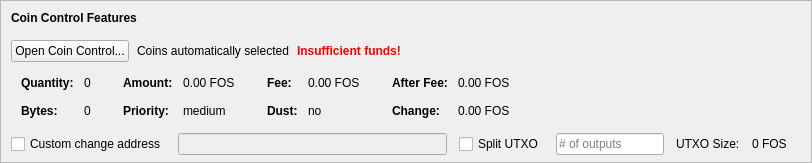
    <widget class="QFrame" name="frameCoinControl">
     <property name="sizePolicy">
      <sizepolicy hsizetype="Expanding" vsizetype="Expanding">
       <horstretch>0</horstretch>
       <verstretch>0</verstretch>
      </sizepolicy>
     </property>
     <property name="maximumSize">
      <size>
       <width>16777215</width>
       <height>16777215</height>
      </size>
     </property>
     <property name="frameShape">
      <enum>QFrame::StyledPanel</enum>
     </property>
     <property name="frameShadow">
      <enum>QFrame::Sunken</enum>
     </property>
     <layout class="QVBoxLayout" name="verticalLayoutCoinControl2">
      <property name="spacing">
       <number>0</number>
      </property>
      <property name="leftMargin">
       <number>0</number>
      </property>
      <property name="topMargin">
       <number>0</number>
      </property>
      <property name="rightMargin">
       <number>0</number>
      </property>
      <property name="bottomMargin">
       <number>6</number>
      </property>
      <item>
       <layout class="QVBoxLayout" name="verticalLayoutCoinControl" stretch="0,0,0,0,1">
        <property name="spacing">
         <number>0</number>
        </property>
        <property name="leftMargin">
         <number>10</number>
        </property>
        <property name="topMargin">
         <number>10</number>
        </property>
        <item>
         <layout class="QHBoxLayout" name="horizontalLayoutCoinControl1">
          <property name="bottomMargin">
           <number>15</number>
          </property>
          <item>
           <widget class="QLabel" name="labelCoinControlFeatures">
            <property name="sizePolicy">
             <sizepolicy hsizetype="Preferred" vsizetype="Maximum">
              <horstretch>0</horstretch>
              <verstretch>0</verstretch>
             </sizepolicy>
            </property>
            <property name="font">
             <font>
              <weight>75</weight>
              <bold>true</bold>
             </font>
            </property>
            <property name="styleSheet">
             <string notr="true">font-weight:bold;</string>
            </property>
            <property name="text">
             <string>Coin Control Features</string>
            </property>
           </widget>
          </item>
         </layout>
        </item>
        <item>
         <layout class="QHBoxLayout" name="horizontalLayoutCoinControl2" stretch="0,0,0,0">
          <property name="spacing">
           <number>8</number>
          </property>
          <property name="bottomMargin">
           <number>10</number>
          </property>
          <item>
           <widget class="QPushButton" name="pushButtonCoinControl">
            <property name="styleSheet">
             <string notr="true"/>
            </property>
            <property name="text">
             <string>Open Coin Control...</string>
            </property>
            <property name="autoDefault">
             <bool>false</bool>
            </property>
           </widget>
          </item>
          <item>
           <widget class="QLabel" name="labelCoinControlAutomaticallySelected">
            <property name="text">
             <string>Coins automatically selected</string>
            </property>
            <property name="margin">
             <number>5</number>
            </property>
           </widget>
          </item>
          <item>
           <widget class="QLabel" name="labelCoinControlInsuffFunds">
            <property name="font">
             <font>
              <weight>75</weight>
              <bold>true</bold>
             </font>
            </property>
            <property name="styleSheet">
             <string notr="true">color:red;font-weight:bold;</string>
            </property>
            <property name="text">
             <string>Insufficient funds!</string>
            </property>
            <property name="margin">
             <number>5</number>
            </property>
           </widget>
          </item>
          <item>
           <spacer name="horizontalSpacerCoinControl">
            <property name="orientation">
             <enum>Qt::Horizontal</enum>
            </property>
            <property name="sizeHint" stdset="0">
             <size>
              <width>40</width>
              <height>1</height>
             </size>
            </property>
           </spacer>
          </item>
         </layout>
        </item>
        <item>
         <widget class="QWidget" name="widgetCoinControl" native="true">
          <property name="sizePolicy">
           <sizepolicy hsizetype="Preferred" vsizetype="Preferred">
            <horstretch>0</horstretch>
            <verstretch>0</verstretch>
           </sizepolicy>
          </property>
          <property name="minimumSize">
           <size>
            <width>0</width>
            <height>0</height>
           </size>
          </property>
          <property name="styleSheet">
           <string notr="true"/>
          </property>
          <layout class="QHBoxLayout" name="horizontalLayoutCoinControl5">
           <property name="leftMargin">
            <number>0</number>
           </property>
           <property name="topMargin">
            <number>0</number>
           </property>
           <property name="rightMargin">
            <number>0</number>
           </property>
           <property name="bottomMargin">
            <number>0</number>
           </property>
           <item>
            <layout class="QHBoxLayout" name="horizontalLayoutCoinControl3" stretch="0,0,0,1">
             <property name="spacing">
              <number>20</number>
             </property>
             <property name="topMargin">
              <number>0</number>
             </property>
             <property name="bottomMargin">
              <number>10</number>
             </property>
             <item>
              <layout class="QFormLayout" name="formLayoutCoinControl1">
               <property name="horizontalSpacing">
                <number>10</number>
               </property>
               <property name="verticalSpacing">
                <number>14</number>
               </property>
               <property name="leftMargin">
                <number>10</number>
               </property>
               <property name="topMargin">
                <number>4</number>
               </property>
               <property name="rightMargin">
                <number>6</number>
               </property>
               <item row="0" column="0">
                <widget class="QLabel" name="labelCoinControlQuantityText">
                 <property name="font">
                  <font>
                   <weight>75</weight>
                   <bold>true</bold>
                  </font>
                 </property>
                 <property name="text">
                  <string>Quantity:</string>
                 </property>
                 <property name="margin">
                  <number>0</number>
                 </property>
                </widget>
               </item>
               <item row="0" column="1">
                <widget class="QLabel" name="labelCoinControlQuantity">
                 <property name="cursor">
                  <cursorShape>IBeamCursor</cursorShape>
                 </property>
                 <property name="contextMenuPolicy">
                  <enum>Qt::ActionsContextMenu</enum>
                 </property>
                 <property name="text">
                  <string notr="true">0</string>
                 </property>
                 <property name="margin">
                  <number>0</number>
                 </property>
                 <property name="textInteractionFlags">
                  <set>Qt::LinksAccessibleByMouse|Qt::TextSelectableByKeyboard|Qt::TextSelectableByMouse</set>
                 </property>
                </widget>
               </item>
               <item row="1" column="0">
                <widget class="QLabel" name="labelCoinControlBytesText">
                 <property name="font">
                  <font>
                   <weight>75</weight>
                   <bold>true</bold>
                  </font>
                 </property>
                 <property name="text">
                  <string>Bytes:</string>
                 </property>
                </widget>
               </item>
               <item row="1" column="1">
                <widget class="QLabel" name="labelCoinControlBytes">
                 <property name="cursor">
                  <cursorShape>IBeamCursor</cursorShape>
                 </property>
                 <property name="contextMenuPolicy">
                  <enum>Qt::ActionsContextMenu</enum>
                 </property>
                 <property name="text">
                  <string notr="true">0</string>
                 </property>
                 <property name="textInteractionFlags">
                  <set>Qt::LinksAccessibleByMouse|Qt::TextSelectableByKeyboard|Qt::TextSelectableByMouse</set>
                 </property>
                </widget>
               </item>
              </layout>
             </item>
             <item>
              <layout class="QFormLayout" name="formLayoutCoinControl2">
               <property name="horizontalSpacing">
                <number>10</number>
               </property>
               <property name="verticalSpacing">
                <number>14</number>
               </property>
               <property name="leftMargin">
                <number>6</number>
               </property>
               <property name="topMargin">
                <number>4</number>
               </property>
               <property name="rightMargin">
                <number>6</number>
               </property>
               <item row="0" column="0">
                <widget class="QLabel" name="labelCoinControlAmountText">
                 <property name="font">
                  <font>
                   <weight>75</weight>
                   <bold>true</bold>
                  </font>
                 </property>
                 <property name="text">
                  <string>Amount:</string>
                 </property>
                 <property name="margin">
                  <number>0</number>
                 </property>
                </widget>
               </item>
               <item row="0" column="1">
                <widget class="QLabel" name="labelCoinControlAmount">
                 <property name="cursor">
                  <cursorShape>IBeamCursor</cursorShape>
                 </property>
                 <property name="contextMenuPolicy">
                  <enum>Qt::ActionsContextMenu</enum>
                 </property>
                 <property name="text">
                  <string notr="true">0.00 FOS</string>
                 </property>
                 <property name="textInteractionFlags">
                  <set>Qt::LinksAccessibleByMouse|Qt::TextSelectableByKeyboard|Qt::TextSelectableByMouse</set>
                 </property>
                </widget>
               </item>
               <item row="1" column="0">
                <widget class="QLabel" name="labelCoinControlPriorityText">
                 <property name="font">
                  <font>
                   <weight>75</weight>
                   <bold>true</bold>
                  </font>
                 </property>
                 <property name="text">
                  <string>Priority:</string>
                 </property>
                </widget>
               </item>
               <item row="1" column="1">
                <widget class="QLabel" name="labelCoinControlPriority">
                 <property name="cursor">
                  <cursorShape>IBeamCursor</cursorShape>
                 </property>
                 <property name="contextMenuPolicy">
                  <enum>Qt::ActionsContextMenu</enum>
                 </property>
                 <property name="text">
                  <string>medium</string>
                 </property>
                 <property name="textInteractionFlags">
                  <set>Qt::LinksAccessibleByMouse|Qt::TextSelectableByKeyboard|Qt::TextSelectableByMouse</set>
                 </property>
                </widget>
               </item>
              </layout>
             </item>
             <item>
              <layout class="QFormLayout" name="formLayoutCoinControl3">
               <property name="horizontalSpacing">
                <number>10</number>
               </property>
               <property name="verticalSpacing">
                <number>14</number>
               </property>
               <property name="leftMargin">
                <number>6</number>
               </property>
               <property name="topMargin">
                <number>4</number>
               </property>
               <property name="rightMargin">
                <number>6</number>
               </property>
               <item row="0" column="0">
                <widget class="QLabel" name="labelCoinControlFeeText">
                 <property name="font">
                  <font>
                   <weight>75</weight>
                   <bold>true</bold>
                  </font>
                 </property>
                 <property name="text">
                  <string>Fee:</string>
                 </property>
                 <property name="margin">
                  <number>0</number>
                 </property>
                </widget>
               </item>
               <item row="0" column="1">
                <widget class="QLabel" name="labelCoinControlFee">
                 <property name="cursor">
                  <cursorShape>IBeamCursor</cursorShape>
                 </property>
                 <property name="contextMenuPolicy">
                  <enum>Qt::ActionsContextMenu</enum>
                 </property>
                 <property name="text">
                  <string notr="true">0.00 FOS</string>
                 </property>
                 <property name="textInteractionFlags">
                  <set>Qt::LinksAccessibleByMouse|Qt::TextSelectableByKeyboard|Qt::TextSelectableByMouse</set>
                 </property>
                </widget>
               </item>
               <item row="1" column="0">
                <widget class="QLabel" name="labelCoinControlLowOutputText">
                 <property name="font">
                  <font>
                   <weight>75</weight>
                   <bold>true</bold>
                  </font>
                 </property>
                 <property name="text">
                  <string>Dust:</string>
                 </property>
                </widget>
               </item>
               <item row="1" column="1">
                <widget class="QLabel" name="labelCoinControlLowOutput">
                 <property name="cursor">
                  <cursorShape>IBeamCursor</cursorShape>
                 </property>
                 <property name="contextMenuPolicy">
                  <enum>Qt::ActionsContextMenu</enum>
                 </property>
                 <property name="text">
                  <string>no</string>
                 </property>
                 <property name="textInteractionFlags">
                  <set>Qt::LinksAccessibleByMouse|Qt::TextSelectableByKeyboard|Qt::TextSelectableByMouse</set>
                 </property>
                </widget>
               </item>
              </layout>
             </item>
             <item>
              <layout class="QFormLayout" name="formLayoutCoinControl4">
               <property name="horizontalSpacing">
                <number>10</number>
               </property>
               <property name="verticalSpacing">
                <number>14</number>
               </property>
               <property name="leftMargin">
                <number>6</number>
               </property>
               <property name="topMargin">
                <number>4</number>
               </property>
               <property name="rightMargin">
                <number>6</number>
               </property>
               <item row="0" column="0">
                <widget class="QLabel" name="labelCoinControlAfterFeeText">
                 <property name="font">
                  <font>
                   <weight>75</weight>
                   <bold>true</bold>
                  </font>
                 </property>
                 <property name="text">
                  <string>After Fee:</string>
                 </property>
                 <property name="margin">
                  <number>0</number>
                 </property>
                </widget>
               </item>
               <item row="0" column="1">
                <widget class="QLabel" name="labelCoinControlAfterFee">
                 <property name="cursor">
                  <cursorShape>IBeamCursor</cursorShape>
                 </property>
                 <property name="contextMenuPolicy">
                  <enum>Qt::ActionsContextMenu</enum>
                 </property>
                 <property name="text">
                  <string notr="true">0.00 FOS</string>
                 </property>
                 <property name="textInteractionFlags">
                  <set>Qt::LinksAccessibleByMouse|Qt::TextSelectableByKeyboard|Qt::TextSelectableByMouse</set>
                 </property>
                </widget>
               </item>
               <item row="1" column="0">
                <widget class="QLabel" name="labelCoinControlChangeText">
                 <property name="font">
                  <font>
                   <weight>75</weight>
                   <bold>true</bold>
                  </font>
                 </property>
                 <property name="text">
                  <string>Change:</string>
                 </property>
                </widget>
               </item>
               <item row="1" column="1">
                <widget class="QLabel" name="labelCoinControlChange">
                 <property name="cursor">
                  <cursorShape>IBeamCursor</cursorShape>
                 </property>
                 <property name="contextMenuPolicy">
                  <enum>Qt::ActionsContextMenu</enum>
                 </property>
                 <property name="text">
                  <string notr="true">0.00 FOS</string>
                 </property>
                 <property name="textInteractionFlags">
                  <set>Qt::LinksAccessibleByMouse|Qt::TextSelectableByKeyboard|Qt::TextSelectableByMouse</set>
                 </property>
                </widget>
               </item>
              </layout>
             </item>
            </layout>
           </item>
          </layout>
         </widget>
        </item>
        <item>
         <layout class="QHBoxLayout" name="horizontalLayoutCoinControl4" stretch="0,0,0,0,0,0,0">
          <property name="spacing">
           <number>12</number>
          </property>
          <property name="sizeConstraint">
           <enum>QLayout::SetDefaultConstraint</enum>
          </property>
          <property name="topMargin">
           <number>5</number>
          </property>
          <property name="rightMargin">
           <number>5</number>
          </property>
          <item>
           <widget class="QCheckBox" name="checkBoxCoinControlChange">
            <property name="toolTip">
             <string>If this is activated, but the change address is empty or invalid, change will be sent to a newly generated address.</string>
            </property>
            <property name="text">
             <string>Custom change address</string>
            </property>
           </widget>
          </item>
          <item>
           <widget class="QValidatedLineEdit" name="lineEditCoinControlChange">
            <property name="enabled">
             <bool>false</bool>
            </property>
            <property name="sizePolicy">
             <sizepolicy hsizetype="Expanding" vsizetype="Fixed">
              <horstretch>0</horstretch>
              <verstretch>0</verstretch>
             </sizepolicy>
            </property>
           </widget>
          </item>
          <item>
           <widget class="QCheckBox" name="splitBlockCheckBox">
            <property name="text">
             <string>Split UTXO</string>
            </property>
           </widget>
          </item>
          <item>
           <widget class="QLineEdit" name="splitBlockLineEdit">
            <property name="sizePolicy">
             <sizepolicy hsizetype="Fixed" vsizetype="Fixed">
              <horstretch>50</horstretch>
              <verstretch>0</verstretch>
             </sizepolicy>
            </property>
            <property name="placeholderText">
             <string># of outputs</string>
            </property>
           </widget>
          </item>
          <item>
           <widget class="QLabel" name="labelBlockSizeText">
            <property name="text">
             <string>UTXO Size:</string>
            </property>
           </widget>
          </item>
          <item>
           <widget class="QLabel" name="labelBlockSize">
            <property name="text">
             <string>0 FOS</string>
            </property>
           </widget>
          </item>
          <item>
           <widget class="QLabel" name="labelCoinControlChangeLabel">
            <property name="sizePolicy">
             <sizepolicy hsizetype="Preferred" vsizetype="Expanding">
              <horstretch>0</horstretch>
              <verstretch>0</verstretch>
             </sizepolicy>
            </property>
            <property name="minimumSize">
             <size>
              <width>0</width>
              <height>0</height>
             </size>
            </property>
            <property name="text">
             <string/>
            </property>
            <property name="margin">
             <number>3</number>
            </property>
           </widget>
          </item>
         </layout>
        </item>
        <item>
         <spacer name="verticalSpacerCoinControl">
          <property name="orientation">
           <enum>Qt::Vertical</enum>
          </property>
          <property name="sizeHint" stdset="0">
           <size>
            <width>800</width>
            <height>1</height>
           </size>
          </property>
         </spacer>
        </item>
       </layout>
      </item>
     </layout>
    </widget>
